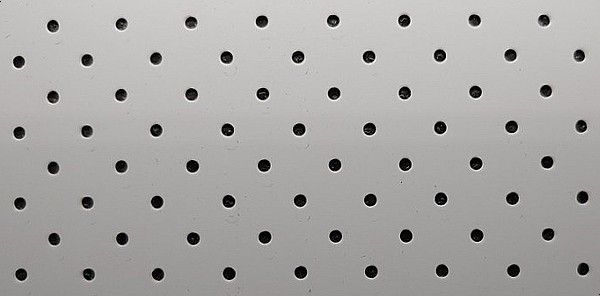
%> input picture Lab03/Test_cir03.jpg, 600 x 296 px, given in place of 11111111.jpg, which was not available
$ octave orororor_230605.m   (GNU Octave 9; MATLAB toolbox functions it lacks are replaced by stand-ins)
%> lines starting %> are read from the running program, lines starting %| are printed output that depends on the picture; in (x1, y1, x2, y2) boxes, pixels count from 0 and x2, y2 are one past the last pixel; in counts of white or black regions, pixels touching at a corner belong together; the program's own positions count from 1; pictures that were not available may be replaced by others from this repository, and a replacement may not be noted
% 원본 이미지 로드
originalImage = imread('11111111.jpg');
%> originalImage is the input picture: size 296x600x3 uint8; mean R, G, B 168.8, 167.6, 165.7
originalImage = imrotate(originalImage, -90);
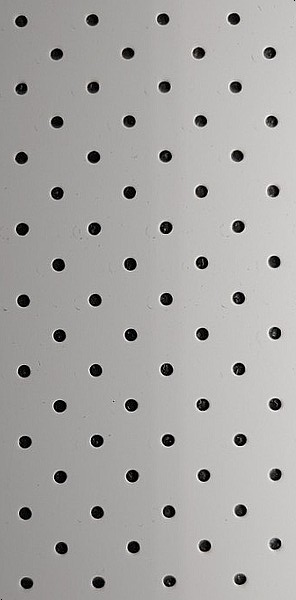
%> originalImage: size 600x296x3 uint8; mean R, G, B 168.8, 167.6, 165.7; mean of the top-left, top-right, bottom-left and bottom-right quarters 153, 182.2, 152.1, 182.1
figure(1); imshow(originalImage);

% 4개의 점 선택
% pts = ginput(4); % 사용자가 4개의 점을 찍도록 합니다.

% 주어진 4개의 점 좌표
% pts1 = pts;
pts1 = [1020, 1570; 1840, 1600; 2130, 3170; 750, 3120]; % 원본 좌표
pts2 = [1, 1; 3024, 1; 3024, 4032; 1, 4032]; % 변환 좌표

% 이미지에 좌표 표시
figure(1);
hold on;
plot(pts1(:, 1), pts1(:, 2), 'r+', 'MarkerSize', 10);
hold off;

% 원근 변환 행렬 계산
H_perspective = fitgeotrans(pts1, pts2, 'projective');

% 이미지 변환
PerspectiveSize = [4032, 3024];
PerspectiveImage = imwarp(originalImage, H_perspective, 'OutputView', imref2d(PerspectiveSize));

% 변환된 이미지 출력
figure(2); imshow(PerspectiveImage);

fname = "1_8.png";
img = imread(fname);
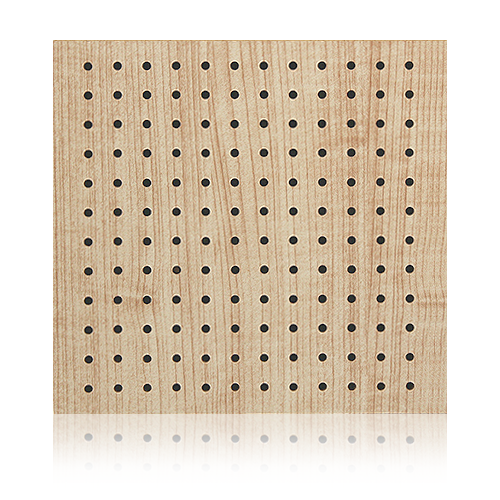
%> input picture Lab03/Test_cir02.png, 500 x 500 px, given in place of 1_8.png, which was not available
%> img is the input picture: size 500x500x3 uint8; mean R, G, B 220.5, 206.6, 188.7

figure(1); imshow(img);

imgY = rgb2hsv(img);
%> imgY: size 500x500x3 double; mean H, S, V 0.0768, 0.164, 0.866
imgY = rgb2gray(img);
%> imgY: size 500x500 uint8
imgY = histeq(imgY);
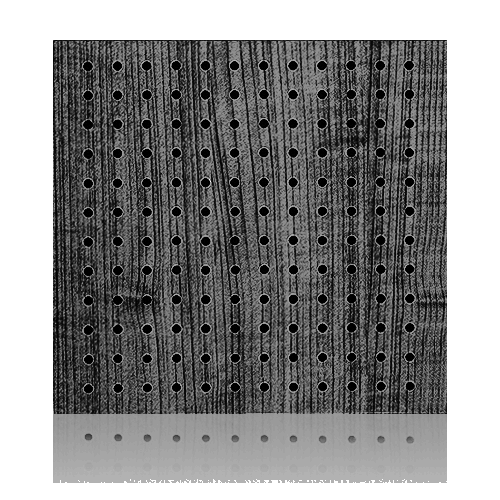
%> imgY: size 500x500 uint8; min 0, max 255, mean 138.2
figure(20); imshow(imgY);
figure(10); imhist(imgY);

imgY = double(imgY);
%> imgY: size 500x500 double
obj = imgY(75:75+65,80:80+65);
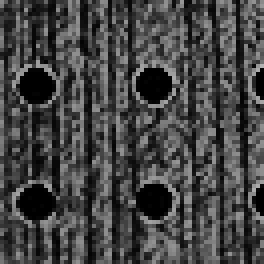
%> obj: size 66x66 double (shown 4 times larger); min 0, max 178, mean 68.1
figure(2); imshow(obj);
%> after `imshow(obj)`:
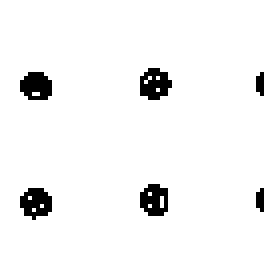
%> displayed picture: size 66x66, on the screen's scale of 0 to 255 (shown 4 times larger); 95.5% white; black in thin lines or dots, all inside (x1, y1, x2, y2) = (5, 17, 66, 55)

patt = flipud(fliplr(obj));
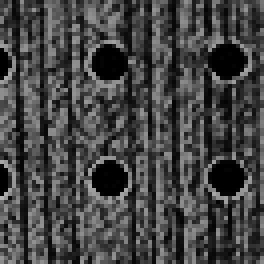
%> patt: size 66x66 double (shown 4 times larger); min 0, max 178, mean 68.1; mean of the top-left, top-right, bottom-left and bottom-right quarters 71.2, 63.2, 72.8, 65.2
patt = patt/sum(patt(:));
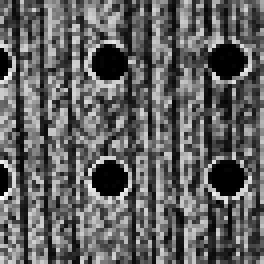
%> patt: size 66x66 double (shown 4 times larger); min 0, max 0.0006, mean 0.00023; drawn with min black and max white
patt = patt - mean(patt(:));
%> (the run ends here)
